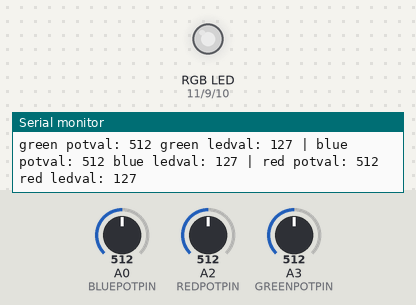
The sketch below on a simulated Arduino Uno, built with avr-gcc and run on an emulated ATmega328P. Shown: an RGB LED mixed from three pins (HIGH = lit), the last lines printed to the serial monitor. Inputs (shaded band) come from the test bench; at power-on: A0 (BLUEPOTPIN) = 512, A2 (REDPOTPIN) = 512, A3 (GREENPOTPIN) = 512. Dim RGB values are drawn brighter than linear.

Above: at 1.8 s.
1.9 s: A0 (BLUEPOTPIN) set to 716
At 3.3 s:
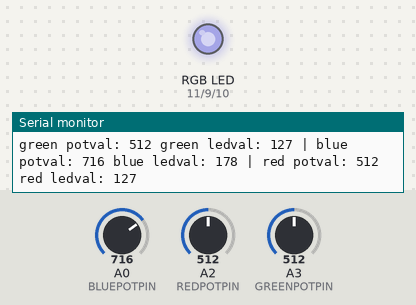
3.6 s: A2 (REDPOTPIN) set to 716
At 4.6 s:
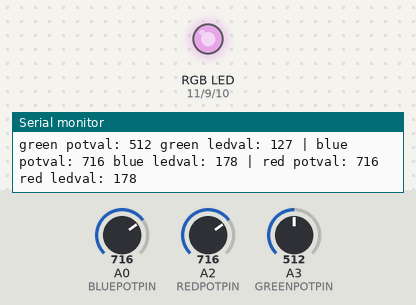
5.7 s: A3 (GREENPOTPIN) set to 716
At 7.0 s:
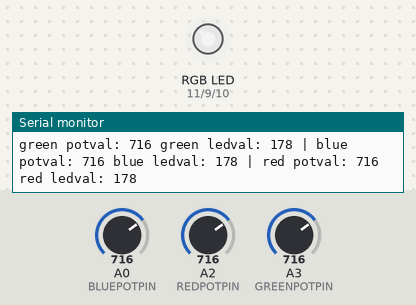
7.8 s: A0 (BLUEPOTPIN) set to 900
At 9.3 s:
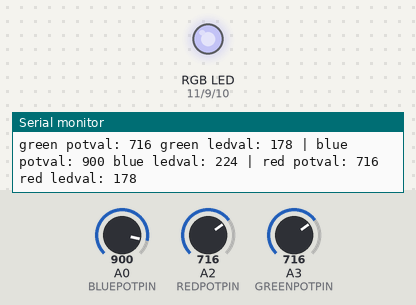
9.8 s: A2 (REDPOTPIN) set to 900
At 11.6 s:
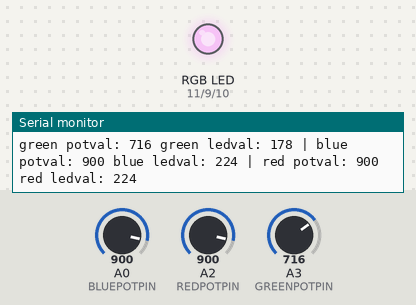
11.9 s: A3 (GREENPOTPIN) set to 900
At 12.8 s:
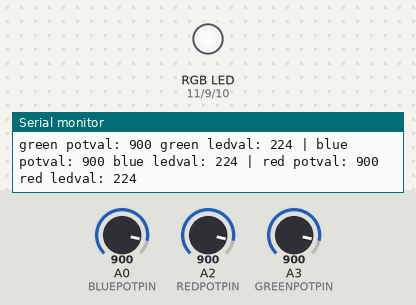
Timing chart, 0 to 14.9 s (numbered marks = the images above; inputs shaded):
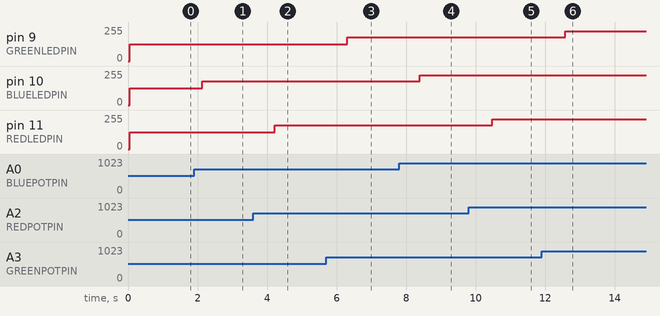

The sketch:

level2_2_a.ino
```cpp
// LEDS
const int GREENLEDPIN = 9;
const int BLUELEDPIN = 10;
const int REDLEDPIN = 11;
int greenLedVal;
int blueLedVal;
int redLedVal;
// Potenciometros
const int GREENPOTPIN = A3;
const int BLUEPOTPIN = A0;
const int REDPOTPIN = A2;
int greenPotVal = 0;
int bluePotVal = 0;
int redPotVal = 0;

void setup() {
  Serial.begin(9600);
  pinMode(GREENLEDPIN, OUTPUT);
  pinMode(BLUELEDPIN, OUTPUT);
  pinMode(REDLEDPIN, OUTPUT);
}

void loop() {
  greenPotVal = analogRead(GREENPOTPIN);
  Serial.print("green potval: ");
  Serial.print(greenPotVal);
  // Pot [0,1023], mapping to [0.255]
  greenLedVal = map(greenPotVal, 0, 1023, 0, 255);
  Serial.print(" green ledval: ");
  Serial.print(greenLedVal);

  bluePotVal = analogRead(BLUEPOTPIN);
  Serial.print(" | blue potval: ");
  Serial.print(bluePotVal);
  // Pot [0,1023], mapping to [0.255]
  blueLedVal = map(bluePotVal, 0, 1023, 0, 255);
  Serial.print(" blue ledval: ");
  Serial.print(blueLedVal);

  redPotVal = analogRead(REDPOTPIN);
  Serial.print(" | red potval: ");
  Serial.print(redPotVal);
  // Pot [0,1023], mapping to [0.255]
  redLedVal = map(redPotVal, 0, 1023, 0, 255);
  Serial.print(" red ledval: ");
  Serial.println(redLedVal);

  analogWrite(GREENLEDPIN, greenLedVal);
  analogWrite(BLUELEDPIN, blueLedVal);
  analogWrite(REDLEDPIN, redLedVal);
  delay(1000);
  }
```

Measured:
- after the input at 1.9 s, pin 10 (BLUELEDPIN): 127/255 → 178/255 after 0.23 s
- after the input at 3.6 s, pin 11 (REDLEDPIN): 127/255 → 178/255 after 0.62 s
- after the input at 5.7 s, pin 9 (GREENLEDPIN): 127/255 → 178/255 after 0.61 s
- after the input at 7.8 s, pin 10 (BLUELEDPIN): 178/255 → 224/255 after 0.59 s
- after the input at 9.8 s, pin 11 (REDLEDPIN): 178/255 → 224/255 after 0.68 s
- after the input at 11.9 s, pin 9 (GREENLEDPIN): 178/255 → 224/255 after 0.67 s
